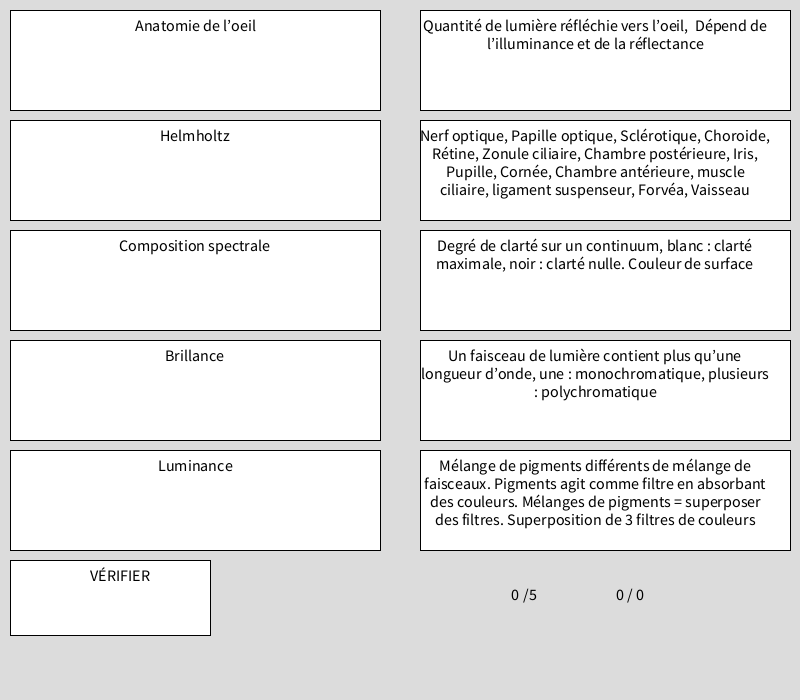
Frame 1 (no input)
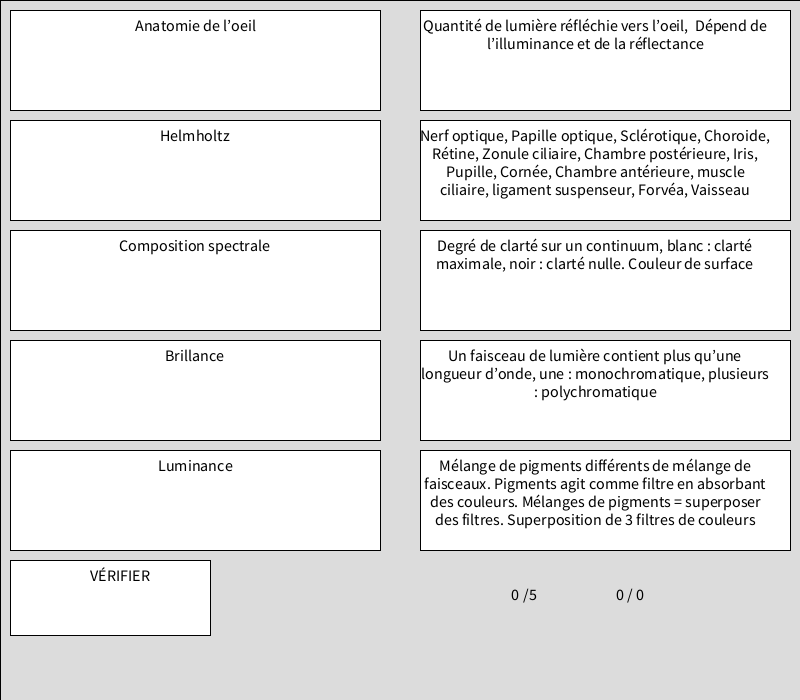
Frame 60 (the mouse pressed at the canvas centre just before this capture)
Frame 120 (the mouse held since frame 60 and released just before this capture): identical to frame 60, image omitted

The Processing sketch that drew these frames (run headless with seeded random() and noise(); from frame 60 on, the mouse is pressed at the canvas centre):

// Processing sketch: processing_91305
// ── processing_91305.pde

int colonnes = 2;
int rangees = 3;
int etat = 1;
int pts = 0;
int pct = 0;
int pctt = 0;
int[] q  = new int[6]; //question
int[] r  = new int[6]; //reponse
int[] m  = new int[6]; //modifie
int[] bq  = new int[6]; //bloc de question
int[] br  = new int[6]; //bloc de reponse

color couleurQ1 = color(255, 255, 255);
color couleurQ2 = color(255, 255, 255);
color couleurQ3 = color(255, 255, 255);
color couleurQ4 = color(255, 255, 255);
color couleurQ5 = color(255, 255, 255);
color couleurR1 = color(255, 255, 255);
color couleurR2 = color(255, 255, 255);
color couleurR3 = color(255, 255, 255);
color couleurR4 = color(255, 255, 255);
color couleurR5 = color(255, 255, 255);
color couleurA1 = color(0);
color couleurA2 = color(0);
color couleurA3 = color(0);
color couleurA4 = color(0);
color couleurA5 = color(0);

String[] question = {
  "Newton, fin 17e",
  "Couleur complémentaire", 
  "Thomas Young, début 19e", 
  "Helmholtz",
   "Tonalité de la couleur", 
  "Brillance", 
  "Saturation", 
  "Mélanges chromatiques", 
  "Anatomie de l’oeil", 
  "Spectre electromagnetique", 
  "Illuminance", 
  "Luminance", 
  "Composition spectrale",
 


}; 

String[] reponse = {
  
  "Ne croit pas que blanc est l’absence de couleur mais qu’est la somme de toute les couleurs. 7 couleurs fondamentales",
 "Chaque couleur a une complémentaire. Deux couleurs mélangées donnent du blanc", 
  "3 couleurs primaires : rouge, vert, bleu. Leur combinaison font du bland et toute les autres teintes. 2 de ces couleurs ne peuvent pas faire la troisième", 
  "Mélange de pigments différents de mélange de faisceaux. Pigments agit comme filtre en absorbant des couleurs. Mélanges de pigments = superposer des filtres. Superposition de 3 filtres de couleurs primaires = noir",  
"Chromatique : tonalité determinée par la longueur d’onde, Achromatique : neutre, aucune tonalité", 
  "Degré de clarté sur un continuum, blanc : clarté maximale, noir : clarté nulle. Couleur de surface", 
  "Pureté, chromatique à l’achromatique", 
  "L’oeil humain; 7,5 M couleurs. Création de toutes les couleurs par les couleurs primaires",   
  "Nerf optique, Papille optique, Sclérotique, Choroide, Rétine, Zonule ciliaire, Chambre postérieure, Iris, Pupille, Cornée, Chambre antérieure, muscle ciliaire, ligament suspenseur, Forvéa, Vaisseau sanguin rétinéen", 
  "S’étend de 10e-14m à 10e8m, de 400 (violet) à 700 (rouge) nm.", 
  "Lumière incidente. Quantité de lumière de source à surface", 
  "Quantité de lumière réfléchie vers l’oeil,  Dépend de l’illuminance et de la réflectance",
  "Un faisceau de lumière contient plus qu’une longueur d’onde, une : monochromatique, plusieurs : polychromatique",
  
  
};  

int rand1 = (int)random(question.length);
int rand2 = (int)random(question.length);
int rand3 = (int)random(question.length);
int rand4 = (int)random(question.length);
int rand5 = (int)random(question.length);
int rand1modif = rand1;
int rand2modif = rand2;
int rand3modif = rand3;
int rand4modif = rand4;
int rand5modif = rand5;
int swap = 0;


void setup() {
  size(800, 700);
  smooth();
  noStroke();
  int swap = (int)random(5);

  for (int i = 1; i < q.length; i++ ) {
    q[i] = 0;
    r[i] = 0;
    bq[i] = 0;
    br[i] = 0;
  }

  for (int i = 1; i < m.length; i++ ) {
    m[i] = i;
  }

  while (rand1 == rand2) {
    rand2 = (int)random(question.length);
  }

  while (rand3 == rand2 || rand3 == rand1) {
    rand3 = (int)random(question.length);
  }

  while (rand4 == rand2 || rand3 == rand4 || rand4 == rand1) {
    rand4 = (int)random(question.length);
  }

  while (rand5 == rand2 || rand3 == rand5 || rand4 == rand5 || rand5 == rand1) {
    rand5 = (int)random(question.length);
  }

  //println(question[1]);
  // println(reponse[1]);
}
void draw() { 

  fill(220);
  rect(0, 0, width, height);

  /*rand1modif = rand2;
   rand2modif = rand3;  
   rand3modif = rand4;
   rand4modif = rand1;
   rand5modif = rand5;
   
   m[1] = 2;
   m[2] = 3;
   m[3] = 4;
   m[4] = 1;
   m[5] = 5;*/

  println(swap);
  if (swap==0) {
    println("zéro");
    rand1modif = rand5;
    rand2modif = rand1;  
    rand3modif = rand4;
    rand4modif = rand3;
    rand5modif = rand2;

    m[1] = 5;
    m[2] = 1;
    m[3] = 4;
    m[4] = 3;
    m[5] = 2;
  }

  if (swap==1) {
    println("un");
    rand1modif = rand2;
    rand2modif = rand3;  
    rand3modif = rand4;
    rand4modif = rand1;
    rand5modif = rand5;

    m[1] = 2;
    m[2] = 3;
    m[3] = 4;
    m[4] = 1;
    m[5] = 5;
  }
  if (swap==2) {
    println("deux");
    rand1modif = rand1;
    rand2modif = rand5; 
    rand3modif = rand2;
    rand4modif = rand3;
    rand5modif = rand4;

    m[1] = 1;
    m[2] = 5;
    m[3] = 2;
    m[4] = 3;
    m[5] = 4;
  }
  if (swap==3) {
    println("trois");
    rand1modif = rand4;
    rand2modif = rand5; 
    rand3modif = rand3;
    rand4modif = rand2;
    rand5modif = rand1;

    m[1] = 4;
    m[2] = 5;
    m[3] = 3;
    m[4] = 2;
    m[5] = 1;
  }
  if (swap==4) {
    println("quatre");
    rand1modif = rand2;
    rand2modif = rand1;
    rand3modif = rand4;
    rand4modif = rand5;
    rand5modif = rand3;

    m[1] = 2;
    m[2] = 1;
    m[3] = 4;
    m[4] = 5;
    m[5] = 3;
  }


  if (etat <=2) {

    // Dessin des blocs

    stroke(0);
    strokeWeight(1);
    if (etat ==2) {
      stroke(couleurA1);
      strokeWeight(20);
    }
    fill(couleurQ1);
    rect(10, 10, 370, 100);

    stroke(0);
    strokeWeight(1);
    if (etat ==2) {
      stroke(couleurA2);
      strokeWeight(20);
    }
    fill(couleurQ2);
    rect(10, 120, 370, 100);

    stroke(0);
    strokeWeight(1);
    if (etat ==2) {
      stroke(couleurA3);
      strokeWeight(20);
    }
    fill(couleurQ3);
    rect(10, 230, 370, 100);

    stroke(0);
    strokeWeight(1);
    if (etat ==2) {
      stroke(couleurA4);
      strokeWeight(20);
    }
    fill(couleurQ4);
    rect(10, 340, 370, 100);

    stroke(0);
    strokeWeight(1);
    if (etat ==2) {
      stroke(couleurA5);
      strokeWeight(20);
    }
    fill(couleurQ5);
    rect(10, 450, 370, 100);

    //------------------------

    stroke(0);
    fill(255);
    rect(10, 560, 200, 75);
    
    textAlign(CENTER);
    textSize(16);
    fill(0);
    text("VÉRIFIER", 20, 570, 200, 80);

    //---------------------

    stroke(0);
    fill(couleurR1);
    rect(420, 10, 370, 100);

    stroke(0);
    fill(couleurR2);
    rect(420, 120, 370, 100);

    stroke(0);
    fill(couleurR3);
    rect(420, 230, 370, 100);

    stroke(0);
    fill(couleurR4);
    rect(420, 340, 370, 100);

    stroke(0);
    fill(couleurR5);
    rect(420, 450, 370, 100);



    textAlign(CENTER);
    textSize(16);
    fill(0);
    text(question[rand1], 20, 20, 350, 80);

    textAlign(CENTER);
    textSize(16);
    fill(0);
    text(question[rand2], 20, 130, 350, 80);

    textAlign(CENTER);
    textSize(16);
    fill(0);
    text(question[rand3], 20, 240, 350, 80);

    textAlign(CENTER);
    textSize(16);
    fill(0);
    text(question[rand4], 20, 350, 350, 80);

    textAlign(CENTER);
    textSize(16);
    fill(0);
    text(question[rand5], 20, 460, 350, 80);

    textAlign(CENTER);
    textSize(16);
    fill(0);
    text(reponse[rand1modif], 420, 20, 350, 80);

    textAlign(CENTER);
    textSize(16);
    fill(0);
    text(reponse[rand2modif], 420, 130, 350, 80);

    textAlign(CENTER);
    textSize(16);
    fill(0);
    text(reponse[rand3modif], 420, 240, 350, 80);

    textAlign(CENTER);
    textSize(16);
    fill(0);
    text(reponse[rand4modif], 420, 350, 350, 80);

    textAlign(CENTER);
    textSize(16);
    fill(0);
    text(reponse[rand5modif], 420, 460, 350, 80);

    textAlign(CENTER);
    textSize(16);
    fill(0);
    text(pts, 515, 600);

    textAlign(CENTER);
    textSize(16);
    fill(0);
    text("/5", 530, 600);

    textAlign(CENTER);
    textSize(16);
    fill(0);
    text(pct, 620, 600);

    textAlign(CENTER);
    textSize(16);
    fill(0);
    text("/", 630, 600);

    textAlign(CENTER);
    textSize(16);
    fill(0);
    text(pctt, 640, 600);
  }
}
void mouseReleased() {
  if (etat ==1) {
    if (mouseX >10 && mouseX < 380 && mouseY >10 && mouseY < 110) {
      if (bq[1] == 0) {
        if ( q[5] == 0 &&  q[1] > 0 &&  q[2] > 0 &&  q[3] > 0 &&  q[4] > 0) {
          q[5] = 1;
          bq[1] =5;
          couleurQ1 = color(255, 255, 0);
        }
        if ( q[4] == 0 &&  q[1] > 0 &&  q[2] > 0 &&  q[3] > 0) {
          q[4] = 1;
          bq[1] =4;
          couleurQ1 = color(255, 180, 0);
        }
        if ( q[3] == 0 &&  q[1] > 0 &&  q[2] > 0) {
          q[3] = 1;
          bq[1] =3;
          couleurQ1 = color(0, 255, 0);
        }
        if ( q[2] == 0 &&  q[1] > 0) {
          q[2] = 1;
          bq[1] =2;
          couleurQ1 = color(255, 0, 0);
        }
        if ( q[1] == 0) {
          q[1] = 1;
          bq[1] =1;
          couleurQ1 = color(0, 255, 255);
        }
      }
      else {
        if (bq[1] ==1) {
          q[1] = 0;
          bq[1] =0;
          couleurQ1 = color(255, 255, 255);
        }
        if (bq[1] ==2) {
          q[2] = 0;
          bq[1] =0;
          couleurQ1 = color(255, 255, 255);
        }
        if (bq[1] ==3) {
          q[3] = 0;
          bq[1] =0;
          couleurQ1 = color(255, 255, 255);
        }
        if (bq[1] ==4) {
          q[4] = 0;
          bq[1] =0;
          couleurQ1 = color(255, 255, 255);
        }
        if (bq[1] ==5) {
          q[5] = 0;
          bq[1] =0;
          couleurQ1 = color(255, 255, 255);
        }
      }
    }

    if (mouseX >10 && mouseX < 380 && mouseY >120 && mouseY < 220) {
      if (bq[2] == 0) {
        if ( q[5] == 0 &&  q[1] > 0 &&  q[2] > 0 &&  q[3] > 0 &&  q[4] > 0) {
          q[5] = 2;
          bq[2] =5;
          couleurQ2 = color(255, 255, 0);
        }
        if ( q[4] == 0 &&  q[1] > 0 &&  q[2] > 0 &&  q[3] > 0) {
          q[4] = 2;
          bq[2] =4;
          couleurQ2 = color(255, 180, 0);
        }
        if ( q[3] == 0 &&  q[1] > 0 &&  q[2] > 0) {
          q[3] = 2;
          bq[2] =3;
          couleurQ2 = color(0, 255, 0);
        }
        if ( q[2] == 0 &&  q[1] > 0) {
          q[2] = 2;
          bq[2] =2;
          couleurQ2 = color(255, 0, 0);
        }
        if ( q[1] == 0) {
          q[1] = 2;
          bq[2] =1;
          couleurQ2 = color(0, 255, 255);
        }
      }
      else {
        if (bq[2] ==1) {
          q[1] = 0;
          bq[2] =0;
          couleurQ2 = color(255, 255, 255);
        }
        if (bq[2] ==2) {
          q[2] = 0;
          bq[2] =0;
          couleurQ2 = color(255, 255, 255);
        }
        if (bq[2] ==3) {
          q[3] = 0;
          bq[2] =0;
          couleurQ2 = color(255, 255, 255);
        }
        if (bq[2] ==4) {
          q[4] = 0;
          bq[2] =0;
          couleurQ2 = color(255, 255, 255);
        }
        if (bq[2] ==5) {
          q[5] = 0;
          bq[2] =0;
          couleurQ2 = color(255, 255, 255);
        }
      }
    }

    if (mouseX >10 && mouseX < 380 && mouseY >230 && mouseY < 330) {
      if (bq[3] == 0) {
        if ( q[5] == 0 &&  q[1] > 0 &&  q[2] > 0 &&  q[3] > 0 &&  q[4] > 0) {
          q[5] = 3;
          bq[3] =5;
          couleurQ3 = color(255, 255, 0);
        }
        if ( q[4] == 0 &&  q[1] > 0 &&  q[2] > 0 &&  q[3] > 0) {
          q[4] = 3;
          bq[3] =4;
          couleurQ3 = color(255, 180, 0);
        }
        if ( q[3] == 0 &&  q[1] > 0 &&  q[2] > 0) {
          q[3] = 3;
          bq[3] =3;
          couleurQ3 = color(0, 255, 0);
        }
        if ( q[2] == 0 &&  q[1] > 0) {
          q[2] = 3;
          bq[3] =2;
          couleurQ3 = color(255, 0, 0);
        }
        if ( q[1] == 0) {
          q[1] = 3;
          bq[3] =1;
          couleurQ3 = color(0, 255, 255);
        }
      }
      else {
        if (bq[3] ==1) {
          q[1] = 0;
          bq[3] =0;
          couleurQ3 = color(255, 255, 255);
        }
        if (bq[3] ==2) {
          q[2] = 0;
          bq[3] =0;
          couleurQ3 = color(255, 255, 255);
        }
        if (bq[3] ==3) {
          q[3] = 0;
          bq[3] =0;
          couleurQ3 = color(255, 255, 255);
        }
        if (bq[3] ==4) {
          q[4] = 0;
          bq[3] =0;
          couleurQ3 = color(255, 255, 255);
        }
        if (bq[3] ==5) {
          q[5] = 0;
          bq[3] =0;
          couleurQ3 = color(255, 255, 255);
        }
      }
    }

    if (mouseX >10 && mouseX < 380 && mouseY >340 && mouseY < 440) {
      if (bq[4] == 0) {
        if ( q[5] == 0 &&  q[1] > 0 &&  q[2] > 0 &&  q[3] > 0 &&  q[4] > 0) {
          q[5] = 4;
          bq[4] =5;
          couleurQ4 = color(255, 255, 0);
        }
        if ( q[4] == 0 &&  q[1] > 0 &&  q[2] > 0 &&  q[3] > 0) {
          q[4] = 4;
          bq[4] =4;
          couleurQ4 = color(255, 180, 0);
        }
        if ( q[3] == 0 &&  q[1] > 0 &&  q[2] > 0) {
          q[3] = 4;
          bq[4] =3;
          couleurQ4 = color(0, 255, 0);
        }
        if ( q[2] == 0 &&  q[1] > 0) {
          q[2] = 4;
          bq[4] =2;
          couleurQ4 = color(255, 0, 0);
        }
        if ( q[1] == 0) {
          q[1] = 4;
          bq[4] =1;
          couleurQ4 = color(0, 255, 255);
        }
      }
      else {
        if (bq[4] ==1) {
          q[1] = 0;
          bq[4] =0;
          couleurQ4 = color(255, 255, 255);
        }
        if (bq[4] ==2) {
          q[2] = 0;
          bq[4] =0;
          couleurQ4 = color(255, 255, 255);
        }
        if (bq[4] ==3) {
          q[3] = 0;
          bq[4] =0;
          couleurQ4 = color(255, 255, 255);
        }
        if (bq[4] ==4) {
          q[4] = 0;
          bq[4] =0;
          couleurQ4 = color(255, 255, 255);
        }
        if (bq[4] ==5) {
          q[5] = 0;
          bq[4] =0;
          couleurQ4 = color(255, 255, 255);
        }
      }
    }

    if (mouseX >10 && mouseX < 380 && mouseY >450 && mouseY < 550) {
      if (bq[5] == 0) {
        if ( q[5] == 0 &&  q[1] > 0 &&  q[2] > 0 &&  q[3] > 0 &&  q[4] > 0) {
          q[5] = 5;
          bq[5] =5;
          couleurQ5 = color(255, 255, 0);
        }
        if ( q[4] == 0 &&  q[1] > 0 &&  q[2] > 0 &&  q[3] > 0) {
          q[4] = 5;
          bq[5] =4;
          couleurQ5 = color(255, 180, 0);
        }
        if ( q[3] == 0 &&  q[1] > 0 &&  q[2] > 0) {
          q[3] = 5;
          bq[5] =3;
          couleurQ5 = color(0, 255, 0);
        }
        if ( q[2] == 0 &&  q[1] > 0) {
          q[2] = 5;
          bq[5] =2;
          couleurQ5 = color(255, 0, 0);
        }
        if ( q[1] == 0) {
          q[1] = 5;
          bq[5] =1;
          couleurQ5 = color(0, 255, 255);
        }
      }
      else {
        if (bq[5] ==1) {
          q[1] = 0;
          bq[5] =0;
          couleurQ5 = color(255, 255, 255);
        }
        if (bq[5] ==2) {
          q[2] = 0;
          bq[5] =0;
          couleurQ5 = color(255, 255, 255);
        }
        if (bq[5] ==3) {
          q[3] = 0;
          bq[5] =0;
          couleurQ5 = color(255, 255, 255);
        }
        if (bq[5] ==4) {
          q[4] = 0;
          bq[5] =0;
          couleurQ5 = color(255, 255, 255);
        }
        if (bq[5] ==5) {
          q[5] = 0;
          bq[5] =0;
          couleurQ5 = color(255, 255, 255);
        }
      }
    }

    //---------------------Réponses

    if (mouseX >420 && mouseX < 790 && mouseY >10 && mouseY < 110) {
      if (br[1] == 0) {
        if ( r[5] == 0 &&  r[1] > 0 &&  r[2] > 0 &&  r[3] > 0 &&  r[4] > 0) {
          r[5] = 1;
          br[1] =5;
          couleurR1 = color(255, 255, 0);
        }
        if ( r[4] == 0 &&  r[1] > 0 &&  r[2] > 0 &&  r[3] > 0) {
          r[4] = 1;
          br[1] =4;
          couleurR1 = color(255, 180, 0);
        }
        if ( r[3] == 0 &&  r[1] > 0 &&  r[2] > 0) {
          r[3] = 1;
          br[1] =3;
          couleurR1 = color(0, 255, 0);
        }
        if ( r[2] == 0 &&  r[1] > 0) {
          r[2] = 1;
          br[1] =2;
          couleurR1 = color(255, 0, 0);
        }
        if ( r[1] == 0) {
          r[1] = 1;
          br[1] =1;
          couleurR1 = color(0, 255, 255);
        }
      }
      else {
        if (br[1] ==1) {
          r[1] = 0;
          br[1] =0;
          couleurR1 = color(255, 255, 255);
        }
        if (br[1] ==2) {
          r[2] = 0;
          br[1] =0;
          couleurR1 = color(255, 255, 255);
        }
        if (br[1] ==3) {
          r[3] = 0;
          br[1] =0;
          couleurR1 = color(255, 255, 255);
        }
        if (br[1] ==4) {
          r[4] = 0;
          br[1] =0;
          couleurR1 = color(255, 255, 255);
        }
        if (br[1] ==5) {
          r[5] = 0;
          br[1] =0;
          couleurR1 = color(255, 255, 255);
        }
      }
    }

    if (mouseX >420 && mouseX < 790 && mouseY >120 && mouseY < 220) {
      if (br[2] == 0) {
        if ( r[5] == 0 &&  r[1] > 0 &&  r[2] > 0 &&  r[3] > 0 &&  r[4] > 0) {
          r[5] = 2;
          br[2] =5;
          couleurR2 = color(255, 255, 0);
        }
        if ( r[4] == 0 &&  r[1] > 0 &&  r[2] > 0 &&  r[3] > 0) {
          r[4] = 2;
          br[2] =4;
          couleurR2 = color(255, 180, 0);
        }
        if ( r[3] == 0 &&  r[1] > 0 &&  r[2] > 0) {
          r[3] = 2;
          br[2] =3;
          couleurR2 = color(0, 255, 0);
        }
        if ( r[2] == 0 &&  r[1] > 0) {
          r[2] = 2;
          br[2] =2;
          couleurR2 = color(255, 0, 0);
        }
        if ( r[1] == 0) {
          r[1] = 2;
          br[2] =1;
          couleurR2 = color(0, 255, 255);
        }
      }
      else {
        if (br[2] ==1) {
          r[1] = 0;
          br[2] =0;
          couleurR2 = color(255, 255, 255);
        }
        if (br[2] ==2) {
          r[2] = 0;
          br[2] =0;
          couleurR2 = color(255, 255, 255);
        }
        if (br[2] ==3) {
          r[3] = 0;
          br[2] =0;
          couleurR2 = color(255, 255, 255);
        }
        if (br[2] ==4) {
          r[4] = 0;
          br[2] =0;
          couleurR2 = color(255, 255, 255);
        }
        if (br[2] ==5) {
          r[5] = 0;
          br[2] =0;
          couleurR2 = color(255, 255, 255);
        }
      }
    }

    if (mouseX >420 && mouseX < 790 && mouseY >230 && mouseY < 330) {
      if (br[3] == 0) {
        if ( r[5] == 0 &&  r[1] > 0 &&  r[2] > 0 &&  r[3] > 0 &&  r[4] > 0) {
          r[5] = 3;
          br[3] =5;
          couleurR3 = color(255, 255, 0);
        }
        if ( r[4] == 0 &&  r[1] > 0 &&  r[2] > 0 &&  r[3] > 0) {
          r[4] = 3;
          br[3] =4;
          couleurR3 = color(255, 180, 0);
        }
        if ( r[3] == 0 &&  r[1] > 0 &&  r[2] > 0) {
          r[3] = 3;
          br[3] =3;
          couleurR3 = color(0, 255, 0);
        }
        if ( r[2] == 0 &&  r[1] > 0) {
          r[2] = 3;
          br[3] =2;
          couleurR3 = color(255, 0, 0);
        }
        if ( r[1] == 0) {
          r[1] = 3;
          br[3] =1;
          couleurR3 = color(0, 255, 255);
        }
      }
      else {
        if (br[3] ==1) {
          r[1] = 0;
          br[3] =0;
          couleurR3 = color(255, 255, 255);
        }
        if (br[3] ==2) {
          r[2] = 0;
          br[3] =0;
          couleurR3 = color(255, 255, 255);
        }
        if (br[3] ==3) {
          r[3] = 0;
          br[3] =0;
          couleurR3 = color(255, 255, 255);
        }
        if (br[3] ==4) {
          r[4] = 0;
          br[3] =0;
          couleurR3 = color(255, 255, 255);
        }
        if (br[3] ==5) {
          r[5] = 0;
          br[3] =0;
          couleurR3 = color(255, 255, 255);
        }
      }
    }

    if (mouseX >420 && mouseX < 790 && mouseY >340 && mouseY < 440) {
      if (br[4] == 0) {
        if ( r[5] == 0 &&  r[1] > 0 &&  r[2] > 0 &&  r[3] > 0 &&  r[4] > 0) {
          r[5] = 4;
          br[4] =5;
          couleurR4 = color(255, 255, 0);
        }
        if ( r[4] == 0 &&  r[1] > 0 &&  r[2] > 0 &&  r[3] > 0) {
          r[4] = 4;
          br[4] =4;
          couleurR4 = color(255, 180, 0);
        }
        if ( r[3] == 0 &&  r[1] > 0 &&  r[2] > 0) {
          r[3] = 4;
          br[4] =3;
          couleurR4 = color(0, 255, 0);
        }
        if ( r[2] == 0 &&  r[1] > 0) {
          r[2] = 4;
          br[4] =2;
          couleurR4 = color(255, 0, 0);
        }
        if ( r[1] == 0) {
          r[1] = 4;
          br[4] =1;
          couleurR4 = color(0, 255, 255);
        }
      }
      else {
        if (br[4] ==1) {
          r[1] = 0;
          br[4] =0;
          couleurR4 = color(255, 255, 255);
        }
        if (br[4] ==2) {
          r[2] = 0;
          br[4] =0;
          couleurR4 = color(255, 255, 255);
        }
        if (br[4] ==3) {
          r[3] = 0;
          br[4] =0;
          couleurR4 = color(255, 255, 255);
        }
        if (br[4] ==4) {
          r[4] = 0;
          br[4] =0;
          couleurR4 = color(255, 255, 255);
        }
        if (br[4] ==5) {
          r[5] = 0;
          br[4] =0;
          couleurR4 = color(255, 255, 255);
        }
      }
    }

    if (mouseX >420 && mouseX < 790 && mouseY >450 && mouseY < 550) {
      if (br[5] == 0) {
        if ( r[5] == 0 &&  r[1] > 0 &&  r[2] > 0 &&  r[3] > 0 &&  r[4] > 0) {
          r[5] = 5;
          br[5] =5;
          couleurR5 = color(255, 255, 0);
        }
        if ( r[4] == 0 &&  r[1] > 0 &&  r[2] > 0 &&  r[3] > 0) {
          r[4] = 5;
          br[5] =4;
          couleurR5 = color(255, 180, 0);
        }
        if ( r[3] == 0 &&  r[1] > 0 &&  r[2] > 0) {
          r[3] = 5;
          br[5] =3;
          couleurR5 = color(0, 255, 0);
        }
        if ( r[2] == 0 &&  r[1] > 0) {
          r[2] = 5;
          br[5] =2;
          couleurR5 = color(255, 0, 0);
        }
        if ( r[1] == 0) {
          r[1] = 5;
          br[5] =1;
          couleurR5 = color(0, 255, 255);
        }
      }
      else {
        if (br[5] ==1) {
          r[1] = 0;
          br[5] =0;
          couleurR5 = color(255, 255, 255);
        }
        if (br[5] ==2) {
          r[2] = 0;
          br[5] =0;
          couleurR5 = color(255, 255, 255);
        }
        if (br[5] ==3) {
          r[3] = 0;
          br[5] =0;
          couleurR5 = color(255, 255, 255);
        }
        if (br[5] ==4) {
          r[4] = 0;
          br[5] =0;
          couleurR5 = color(255, 255, 255);
        }
        if (br[5] ==5) {
          r[5] = 0;
          br[5] =0;
          couleurR5 = color(255, 255, 255);
        }
      }
    }
  }

  //---vérifie

  if (mouseX >10 && mouseX < 210 && mouseY >560 && mouseY < 635) {
    if (etat ==2) { 
      etat =3;
    }
    if (etat ==1) { 
      couleurA1 = color(255, 0, 0);
      couleurA2 = color(255, 0, 0);
      couleurA3 = color(255, 0, 0);
      couleurA4 = color(255, 0, 0);
      couleurA5 = color(255, 0, 0);
      etat =2;
      if (q[1]==m[r[1]]) {
        pts += 1;
        println("q1");

        if (bq[1] == 1) {
          couleurA1 = color(0, 255, 0);
        }
        if (bq[2] == 1) {
          couleurA2 = color(0, 255, 0);
        }
        if (bq[3] == 1) {
          couleurA3 = color(0, 255, 0);
        }
        if (bq[4] == 1) {
          couleurA4 = color(0, 255, 0);
        }
        if (bq[5] == 1) {
          couleurA5 = color(0, 255, 0);
        }
      }
      if (q[2]==m[r[2]]) {
        pts += 1;
        println("q2");
        if (bq[1] == 2) {
          couleurA1 = color(0, 255, 0);
        }
        if (bq[2] == 2) {
          couleurA2 = color(0, 255, 0);
        }
        if (bq[3] == 2) {
          couleurA3 = color(0, 255, 0);
        }
        if (bq[4] == 2) {
          couleurA4 = color(0, 255, 0);
        }
        if (bq[5] == 2) {
          couleurA5 = color(0, 255, 0);
        }
      }

      if (q[3]==m[r[3]]) {
        pts += 1;
        println("q3");
        if (bq[1] == 3) {
          couleurA1 = color(0, 255, 0);
        }
        if (bq[2] == 3) {
          couleurA2 = color(0, 255, 0);
        }
        if (bq[3] == 3) {
          couleurA3 = color(0, 255, 0);
        }
        if (bq[4] == 3) {
          couleurA4 = color(0, 255, 0);
        }
        if (bq[5] == 3) {
          couleurA5 = color(0, 255, 0);
        }
      }

      if (q[4]==m[r[4]]) {
        pts += 1;
        println("q4");
        if (bq[1] == 4) {
          couleurA1 = color(0, 255, 0);
        }
        if (bq[2] == 4) {
          couleurA2 = color(0, 255, 0);
        }
        if (bq[3] == 4) {
          couleurA3 = color(0, 255, 0);
        }
        if (bq[4] == 4) {
          couleurA4 = color(0, 255, 0);
        }
        if (bq[4] == 4) {
          couleurA5 = color(0, 255, 0);
        }
      }

      if (q[5]==m[r[5]]) {
        pts += 1;
        println("q5");
        if (bq[1] == 5) {
          couleurA1 = color(0, 255, 0);
        }
        if (bq[2] == 5) {
          couleurA2 = color(0, 255, 0);
        }
        if (bq[3] == 5) {
          couleurA3 = color(0, 255, 0);
        }
        if (bq[4] == 5) {
          couleurA4 = color(0, 255, 0);
        }
        if (bq[5] == 5) {
          couleurA5 = color(0, 255, 0);
        }
      }
      pct += pts;
      pctt += 5;
    } 
    if (etat ==3) { 
      pts = 0;
      etat =1;
      swap = (int)random(5);

      for (int i = 1; i < q.length; i++ ) {
        q[i] = 0;
        r[i] = 0;
        bq[i] = 0;
        br[i] = 0;
      }

      for (int i = 1; i < m.length; i++ ) {
        m[i] = i;
      }

      while (rand1 == rand2) {
        rand2 = (int)random(question.length);
      }

      while (rand3 == rand2 || rand3 == rand1) {
        rand3 = (int)random(question.length);
      }

      while (rand4 == rand2 || rand3 == rand4 || rand4 == rand1) {
        rand4 = (int)random(question.length);
      }

      while (rand5 == rand2 || rand3 == rand5 || rand4 == rand5 || rand5 == rand1) {
        rand5 = (int)random(question.length);
      }


      rand1 = (int)random(question.length);
      rand2 = (int)random(question.length);
      rand3 = (int)random(question.length);
      rand4 = (int)random(question.length);
      rand5 = (int)random(question.length);
      rand1modif = rand1;
      rand2modif = rand2;
      rand3modif = rand3;
      rand4modif = rand4;
      rand5modif = rand5;
      couleurQ1 = color(255, 255, 255);
      couleurQ2 = color(255, 255, 255);
      couleurQ3 = color(255, 255, 255);
      couleurQ4 = color(255, 255, 255);
      couleurQ5 = color(255, 255, 255);
      couleurR1 = color(255, 255, 255);
      couleurR2 = color(255, 255, 255);
      couleurR3 = color(255, 255, 255);
      couleurR4 = color(255, 255, 255);
      couleurR5 = color(255, 255, 255);

      for (int i = 1; i < q.length; i++ ) {
        q[i] = 0;
        r[i] = 0;
        bq[i] = 0;
        br[i] = 0;
      }

      for (int i = 1; i < m.length; i++ ) {
        m[i] = i;
      }

      while (rand1 == rand2) {
        rand2 = (int)random(question.length);
      }

      while (rand3 == rand2 || rand3 == rand1) {
        rand3 = (int)random(question.length);
      }

      while (rand4 == rand2 || rand3 == rand4 || rand4 == rand1) {
        rand4 = (int)random(question.length);
      }

      while (rand5 == rand2 || rand3 == rand5 || rand4 == rand5 || rand5 == rand1) {
        rand5 = (int)random(question.length);
      }
    }
  }
}
